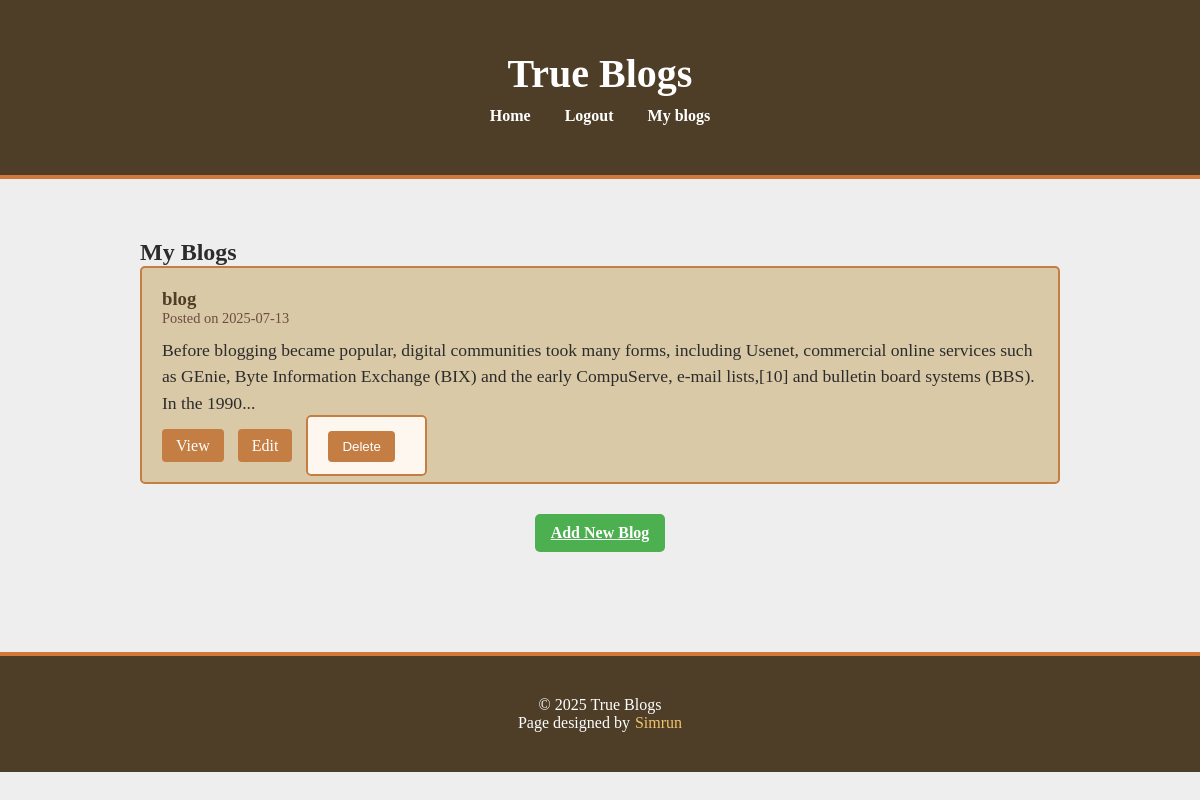
The page /myblogs (signed in) on the database its author committed.
### app/models.py (models this page shows)
class Blog(db.Model):
    id = db.Column(db.Integer, primary_key=True)
    title = db.Column(db.String(100), nullable=False)
    content = db.Column(db.Text, nullable=False)
    date_posted = db.Column(db.DateTime, default=lambda: datetime.now(timezone.utc))
    user_id = db.Column(db.Integer, db.ForeignKey('user.id'), nullable=False)
    comments = db.relationship('Comment', back_populates='blog', cascade='all, delete-orphan')
    author = db.relationship('User', back_populates='blogs')

### app/routes/blog.py (the view)
@Blog_bp.route('/myblogs')
def my_blogs():
    if 'user' not in session:
        flash('Please login to view your blogs.', 'error')
        return redirect(url_for('auth.login'))
    user_id = session['user']
    blogs = Blog.query.filter_by(user_id=user_id).order_by(Blog.date_posted.desc()).all()
    return render_template('my_blog.html', blogs=blogs)

### app/templates/my_blog.html (shortened to what this page needs)
{% extends 'base.html' %}
{% block content %}
<div class="container">
    <h2>My Blogs</h2>
    {% if blogs %}
        {% for blog in blogs %}
            <div class="blog-card">
                <h3>{{ blog.title }}</h3>
                <div class="meta">Posted on {{ blog.date_posted.strftime('%Y-%m-%d') }}</div>
                <p>{{ blog.content[:250] }}{% if blog.content|length > 250 %}...{% endif %}</p>
                <div class="actions">
                    <a href="{{ url_for('blog.view_blog', blog_id=blog.id) }}">View</a>
                    <a href="{{ url_for('blog.edit_blog', blog_id=blog.id) }}">Edit</a>
                    <form action="{{ url_for('blog.delete_blog', blog_id=blog.id) }}" method="POST" style="display:inline;">
                        <button type="submit" onclick="return confirm('Are you sure you want to delete this blog?')">Delete</button>
                    </form>
                </div>
            </div>
        {% endfor %}
    {% else %}
        <p>You haven't posted any blogs yet.</p>
    {% endif %}
    <div style="text-align: center; margin-top: 30px;">
        <a href="{{ url_for('blog.add_Blog') }}" class="btn">Add New Blog</a>
    </div>
</div>
{% endblock %}

### app/static/css/style.css (style rules this page uses)
* { margin: 0; padding: 0; box-sizing: border-box; }
body { font-family: Georgia, serif; background-color: #eee; color: #2c2c2c; min-height: 100vh; }
.container { max-width: 1000px; margin: 0 auto; padding: 30px 20px; }
.blog-card { background-color: #d9c9a6; border: 2px solid #c47e43; padding: 20px; margin-bottom: 20px; border-radius: 5px; }
.blog-card h3 { margin-top: 0; color: #4e3e27; }
.blog-card .meta { font-size: 0.9rem; color: #6d4c41; margin-bottom: 10px; }
.blog-card p { font-size: 1.1rem; line-height: 1.5; }
.blog-card .actions { margin-top: 15px; }
.blog-card .actions a, .blog-card .actions form button { background-color: #c47e43; color: white; border: none; padding: 8px 14px; border-radius: 4px; cursor: pointer; text-decoration: none; margin-right: 10px; }
form { background-color: #fdf7f0; border: 2px solid #c47e43; padding: 20px; border-radius: 5px; width: 100%; max-width: 500px; margin: 30px auto; }
.btn { display: inline-block; background: #4CAF50; color: white; padding: 10px 16px; border: none; border-radius: 5px; cursor: pointer; font-weight: bold; }

### rows shown on the page
Blog: title "blog", date_posted "2025-07-13", content "Before blogging became popular, digital communities took many forms, including Usenet, commercial online services such as GEnie, Byte Information Exchange (BIX) and the early CompuServe, e-mail lists,[10] and bulletin board systems (BBS). In the 1990"

### other values the page prints
{{ 2025 }} "2025"
